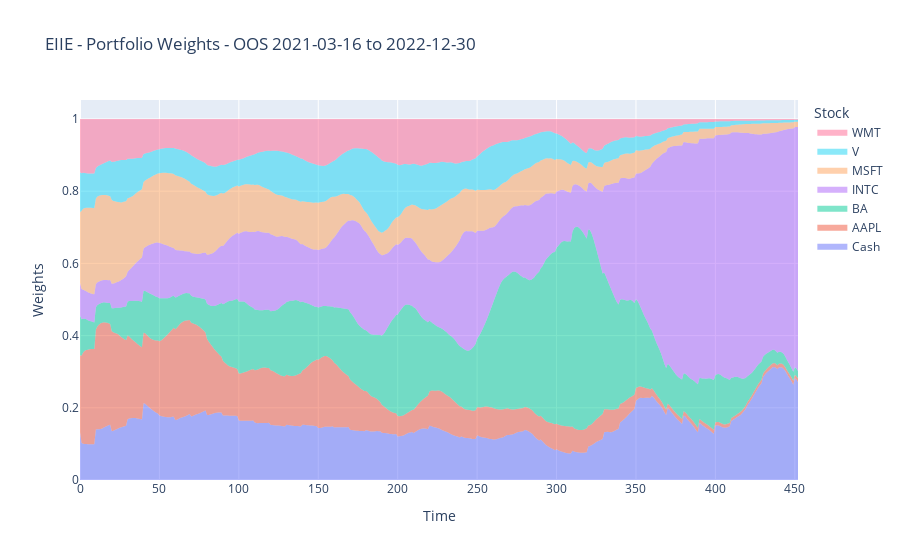

The notebook cell this image was saved under:
### Code cell
import pandas as pd
import matplotlib.pyplot as plt

# Specify the path to your CSV file
csv_file_path = 'tensor_graph/actions454_eiie_2020.csv'

# Read the CSV file into a DataFrame
df = pd.read_csv(csv_file_path)

df = df.rename(columns={old_name: i for i, old_name in enumerate(df.columns)})
print(df)


import plotly.graph_objects as go


# Example data (replace with your actual data)
# Ensure data is available and correct
time = df.index

# Calculate cumulative sums for stacking
cash = df[0]
w1 = cash + df[1]
w2 = w1 + df[2]
w3 = w2 + df[3]
w4 = w3 + df[4]
w5 = w4 + df[5]
w6 = w5 + df[6]


# Create the figure
fig = go.Figure()

# Add each trace with fill specified to stack them

# This should stack up to the total load

fig.add_trace(go.Scatter(x=time, y=cash, fill='tozeroy', mode='none', name='Cash'))
fig.add_trace(go.Scatter(x=time, y=w1, fill='tonexty', mode='none', name='AAPL'))
fig.add_trace(go.Scatter(x=time, y=w2, fill='tonexty', mode='none', name='BA'))
fig.add_trace(go.Scatter(x=time, y=w3, fill='tonexty', mode='none', name='INTC'))
fig.add_trace(go.Scatter(x=time, y=w4, fill='tonexty', mode='none', name='MSFT'))
fig.add_trace(go.Scatter(x=time, y=w5, fill='tonexty', mode='none', name='V'))
fig.add_trace(go.Scatter(x=time, y=w6, fill='tonexty', mode='none', name='WMT'))
# fig.add_trace(go.Scatter(x=time, y=load, fill='tonexty', mode='none', name='load'))



# Customize layout
fig.update_layout(
    title='EIIE - Portfolio Weights - OOS 2021-03-16 to 2022-12-30',
    yaxis_title='Weights',
    xaxis_title='Time',
    legend_title='Stock',
    hovermode='x unified'
)

fig.show()

### Figure 1 — Plotly figure (JSON) as saved in the notebook; plotly's stock layout.template omitted (floating-point values rounded to 4 significant figures; data arrays with more than 128 entries replaced by an {"elided": "..."} marker saying what was removed)
{"data": [{"fill": "tozeroy", "mode": "none", "name": "Cash", "type": "scatter", "x": {"elided": "453 int values"}, "y": {"elided": "453 float values"}}, {"fill": "tonexty", "mode": "none", "name": "AAPL", "type": "scatter", "x": {"elided": "453 int values"}, "y": {"elided": "453 float values"}}, {"fill": "tonexty", "mode": "none", "name": "BA", "type": "scatter", "x": {"elided": "453 int values"}, "y": {"elided": "453 float values"}}, {"fill": "tonexty", "mode": "none", "name": "INTC", "type": "scatter", "x": {"elided": "453 int values"}, "y": {"elided": "453 float values"}}, {"fill": "tonexty", "mode": "none", "name": "MSFT", "type": "scatter", "x": {"elided": "453 int values"}, "y": {"elided": "453 float values"}}, {"fill": "tonexty", "mode": "none", "name": "V", "type": "scatter", "x": {"elided": "453 int values"}, "y": {"elided": "453 float values"}}, {"fill": "tonexty", "mode": "none", "name": "WMT", "type": "scatter", "x": {"elided": "453 int values"}, "y": {"elided": "453 float values"}}], "layout": {"hovermode": "x unified", "legend": {"title": {"text": "Stock"}}, "title": {"text": "EIIE - Portfolio Weights - OOS 2021-03-16 to 2022-12-30"}, "xaxis": {"title": {"text": "Time"}}, "yaxis": {"title": {"text": "Weights"}}}}
